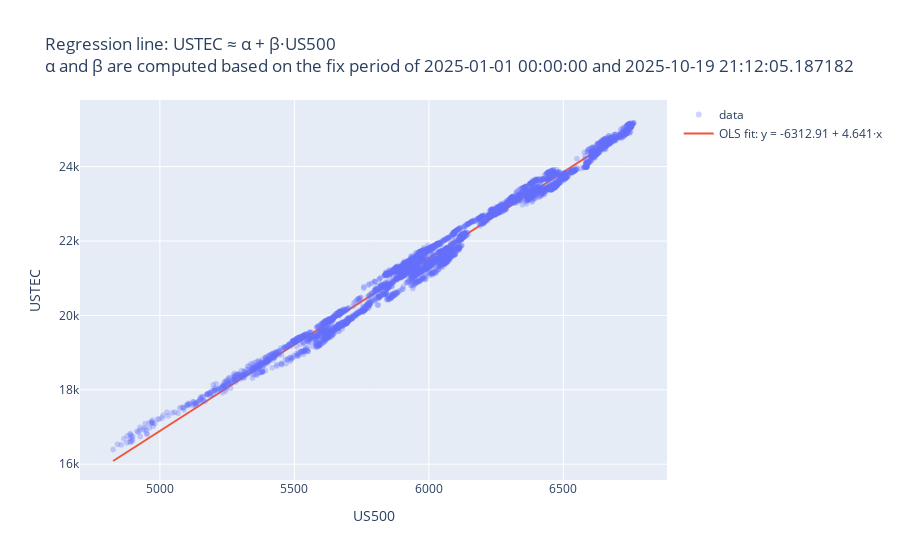

Write notebook code for a chart like this one.
### Markdown cell above
### plot the OLS line

### Code cell
import plotly.graph_objects as go
import plotly.express as px

alpha = float(res.params[0])
beta = float(res.params[1])

# fitted values and residuals (for convenience/diagnostics)
df["fitted"] = alpha + beta * df[SYM2]
df["residual"] = df[SYM1] - df["fitted"]

# Scatter of points + OLS line
x_min, x_max = df[SYM2].min(), df[SYM2].max()
line_x = np.array([x_min, x_max])
line_y = alpha + beta * line_x

fig = go.Figure()
fig.add_trace(go.Scattergl(
    x=df[SYM2], y=df[SYM1],
    mode="markers", name="data",
    marker=dict(size=6, opacity=0.3)
))
fig.add_trace(go.Scatter(
    x=line_x, y=line_y,
    mode="lines", name=f"OLS fit: y = {alpha:.2f} + {beta:.3f}·x"
))
title_text = (f"Regression line: {SYM1} ≈ α + β·{SYM2}<br>"
    f"α and β are computed based on the fix period of {START} and {END}")
fig.update_layout(
    title=title_text,
    xaxis_title=SYM2, yaxis_title=SYM1
)
fig.show()

### Figure 1 — Plotly figure (JSON) as saved in the notebook; plotly's stock layout.template omitted (floating-point values rounded to 4 significant figures; data arrays with more than 128 entries replaced by an {"elided": "..."} marker saying what was removed)
{"data": [{"marker": {"opacity": 0.3, "size": 6}, "mode": "markers", "name": "data", "type": "scattergl", "x": {"elided": "4672 float values"}, "y": {"elided": "4672 float values"}}, {"mode": "lines", "name": "OLS fit: y = -6312.91 + 4.641·x", "type": "scatter", "x": [4826.0, 6762.0], "y": [16090.0, 25070.0]}], "layout": {"title": {"text": "Regression line: USTEC ≈ α + β·US500<br>α and β are computed based on the fix period of 2025-01-01 00:00:00 and 2025-10-19 21:12:05.187182"}, "xaxis": {"title": {"text": "US500"}}, "yaxis": {"title": {"text": "USTEC"}}}}
